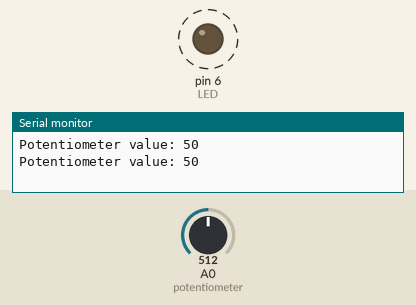
This sketch was run on a simulated Arduino Uno, built with avr-gcc and run on an emulated ATmega328P. On the bench: output pins drawn as LEDs (lit = HIGH), the last lines printed to the serial monitor. Dashed ring = blinking. The test bench sets the inputs (shaded band); at power-on: A0 (potentiometer) = 512.

Above: at 2.2 s.
2.3 s: A0 (potentiometer) set to 1023
At 2.3 s:
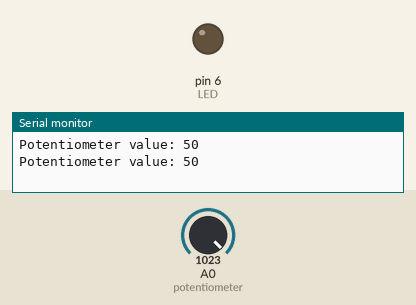
3.8 s: A0 (potentiometer) set to 900
At 4.2 s:
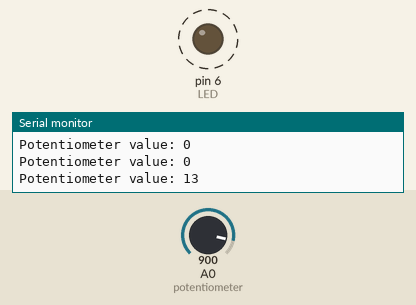
Timing chart, 0 to 13.0 s (numbered marks = the images above; inputs shaded):
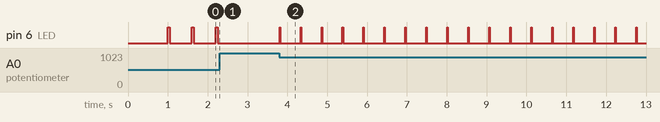

The sketch:

potentiometer.ino
```cpp
// (licence header left out)
// included libraries
#include "Arduino_SensorKit.h"

// define connection objects
#define LED 6


// global variables
int potentiometer = A0;  // assign to pin A0

void setup() {
  // put your setup code here, to run once:
  Serial.begin(9600);
  // init pin
  pinMode(potentiometer, INPUT);  // set pin mode to input
  pinMode(LED, OUTPUT);           //Sets the pinMode to Output

  delay(1000);  // wait for initialization to complete
}

void loop() {
  // put your main code here, to run repeatedly:
  // read potentiometer value from connected pin A0
  int pSensorValue = analogRead(potentiometer);

  // map the read values down-scale to 0-100 to mimic zero to 100 percent.
  byte mappedValue = map(pSensorValue, 0, 1023, 100, 0);  // 100 first so the turn is clockwise to increase the value

  // blink frequency
  digitalWrite(LED, HIGH);
  delay(mappedValue);
  digitalWrite(LED, LOW);
  delay(mappedValue);

  // output to serial monitor
  Serial.print("Potentiometer value: ");
  Serial.println(mappedValue);
  delay(500);  // deley .5 sec before reading potentiometer again.

  // end of file
}
```

Measured:
- after the input at 2.3 s, pin 6 (LED): stops changing and stays LOW
- after the input at 3.8 s, pin 6 (LED): alternates HIGH for 0.01 s and LOW for 0.51 s, starting at once
- by itself, pin 6 (LED): alternates HIGH for 0.05 s and LOW for 0.55 s
